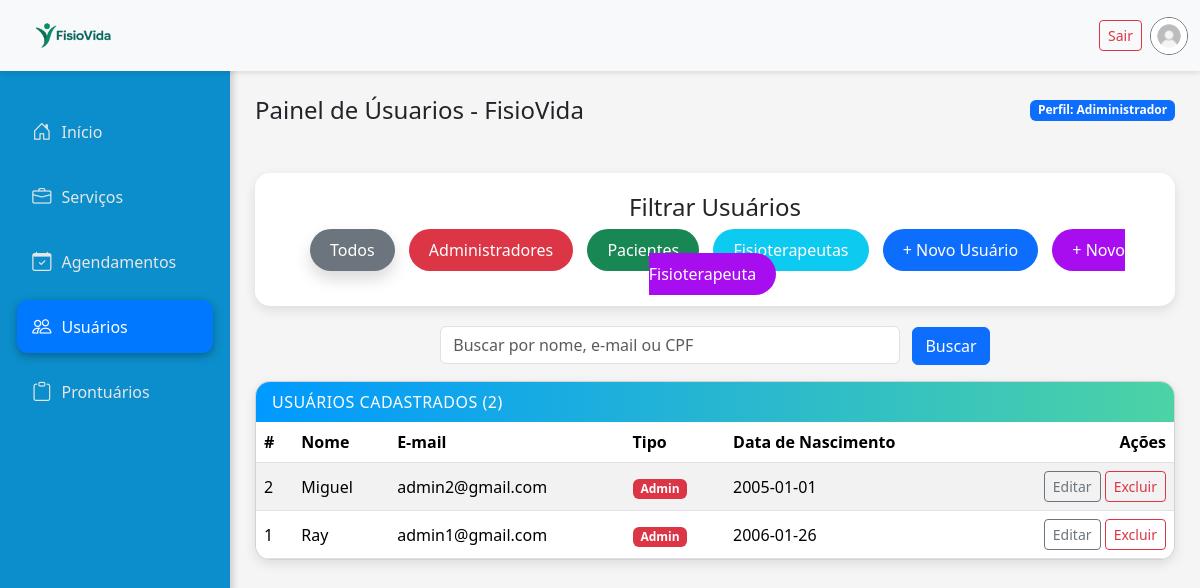
/admin/usuarios.php, run on the app's committed database.
### tables this page shows
CREATE TABLE usuario (
    id INT PRIMARY KEY AUTO_INCREMENT,
    nome VARCHAR(100),
    email VARCHAR(50) UNIQUE,
    senha VARCHAR(100),
    cpf VARCHAR(14) UNIQUE,
    data_nasc DATE,
    telefone VARCHAR(20),
    cep VARCHAR(200),
    sexo ENUM('M','F','Outro'),
    foto VARCHAR(255) DEFAULT '../img/imagem_perfil.JPEG',
    tipo_usuario ENUM('paciente', 'fisioterapeuta', 'admin') NOT NULL
);

### admin/usuarios.php (the view, shortened to what this page needs)
<?php
require_once '../php/db.php';
$qUsuario     = trim($_GET['q_usuario'] ?? '');
$tipoFiltro   = $_GET['tipo'] ?? '';
$page         = max(1, (int)($_GET['page'] ?? 1));
$perPage      = 8;
$userClauses = [];
$userParams  = [];
$userWhereSql = $userClauses ? ('WHERE ' . implode(' AND ', $userClauses)) : '';
$stmt = $pdo->prepare("SELECT COUNT(*) FROM usuario $userWhereSql");
$stmt->execute($userParams);
$totalUsuarios = (int)$stmt->fetchColumn();
$offsetUsuarios = ($page - 1) * $perPage;
$sqlUsuarios = "SELECT id, nome, email, tipo_usuario, data_nasc
                FROM usuario
                $userWhereSql
                ORDER BY id DESC
                LIMIT $perPage OFFSET $offsetUsuarios";
$stmt = $pdo->prepare($sqlUsuarios);
$stmt->execute($userParams);
$usuarios = $stmt->fetchAll();
include __DIR__ . '/partials/header.php';
?>
<!DOCTYPE html>
<html lang="pt-BR">
<head>
</head>
  <div class="d-flex align-items-center justify-content-between mb-3">
    <h2 class="h4 mb-0">Painel de Úsuarios - FisioVida</h2>
    <span class="badge text-bg-primary">Perfil: Adiministrador</span>
  </div>
<div class="mt-5">
  <div class="container-filtro text-center">
    <h4 class="mb-3">Filtrar Usuários</h4>
    <div>
      <a href="?tipo=" class="btn-filtro btn-todos <?= $tipoFiltro==='' ? 'shadow' : '' ?>">Todos</a>
      <a href="?tipo=admin" class="btn-filtro btn-admin <?= $tipoFiltro==='admin' ? 'shadow' : '' ?>">Administradores</a>
      <a href="?tipo=paciente" class="btn-filtro btn-paciente <?= $tipoFiltro==='paciente' ? 'shadow' : '' ?>">Pacientes</a>
      <a href="?tipo=fisioterapeuta" class="btn-filtro btn-fisio <?= $tipoFiltro==='fisioterapeuta' ? 'shadow' : '' ?>">Fisioterapeutas</a>
      <a href="usuario_create.php" class="btn-filtro btn-novo">+ Novo Usuário</a>
      <a href="fisio_create.php" class="btn-filtro btn-novofisio">+ Novo Fisioterapeuta</a>
    </div>
  </div>
  <form method="get" class="mb-3 text-center">
    <input type="text" name="q_usuario" class="form-control d-inline-block w-50"
           placeholder="Buscar por nome, e-mail ou CPF"
           value="<?= htmlspecialchars($qUsuario) ?>">
    <button class="btn btn-primary ms-2">Buscar</button>
  </form>
  <div class="card">
    <div class="card-header">
      Usuários cadastrados (<?= $totalUsuarios ?>)
    </div>
    <div class="card-body p-0">
      <div class="table-responsive">
        <table class="table table-striped table-hover mb-0 align-middle">
          <thead>
            <tr>
              <th>#</th>
              <th>Nome</th>
              <th>E-mail</th>
              <th>Tipo</th>
              <th>Data de Nascimento</th>
              <th class="text-end">Ações</th>
            </tr>
          </thead>
          <tbody>
            <?php foreach ($usuarios as $u): ?>
              <tr>
                <td><?= (int)$u['id'] ?></td>
                <td><?= htmlspecialchars($u['nome']) ?></td>
                <td><?= htmlspecialchars($u['email']) ?></td>
                <td>
                  <span class="badge text-bg-<?= $u['tipo_usuario']==='admin' ? 'danger' : ($u['tipo_usuario']==='fisioterapeuta' ? 'info' : 'secondary') ?>">
                    <?= htmlspecialchars(ucfirst($u['tipo_usuario'])) ?>
                  </span>
                </td>
                <td><?= htmlspecialchars($u['data_nasc']) ?></td>
                <td class="text-end">
                  <a class="btn btn-sm btn-outline-secondary" href="usuario_edit.php?id=<?= (int)$u['id'] ?>">Editar</a>
                  <form action="usuario_delete.php" method="post" class="d-inline" onsubmit="return confirm('Deseja excluir este usuário?');">
                    <button type="submit" class="btn btn-sm btn-outline-danger">Excluir</button>
                  </form>
                </td>
              </tr>
            <?php endforeach; ?>
          </tbody>
        </table>
      </div>
    </div>
  </div>
</div>
<?php include __DIR__ . '/partials/footer.php'; ?>
</body>
</html>

### admin/partials/header.php (shortened to what this page needs)
<?php
$idUsuario = $_SESSION['usuario_id'];
$stmt = $pdo->prepare("SELECT nome, email, cpf, data_nasc, telefone, cep, sexo, tipo_usuario
                       FROM usuario WHERE id = ?");
$stmt->execute([$idUsuario]);
$usuario = $stmt->fetch(PDO::FETCH_ASSOC);
?>
<!DOCTYPE html>
<html lang="pt-br" data-bs-theme="light">
<head>
  <link href="https://cdn.jsdelivr.net/npm/bootstrap@5.3.3/dist/css/bootstrap.min.css" rel="stylesheet">
  <link href="https://cdn.jsdelivr.net/npm/bootstrap-icons@1.11.3/font/bootstrap-icons.css" rel="stylesheet">
</head>
<body>
<nav class="navbar navbar-expand-md bg-light sticky-top">
  <div class="container-fluid d-flex justify-content-between align-items-center" style="height: 55px;">
    <a href="admin.php" class="navbar-brand">
      <img src="../img/Fisiovida logo.png" alt="imagemfisiovida" width="120" height="78">
    </a>
    <div class="collapse navbar-collapse justify-content-end" id="menunavbar">
      <ul class="navbar-nav ms-auto d-flex align-items-center">
        <li class="nav-item me-2">
          <a class="btn btn-outline-danger btn-sm" href="../php/logout.php">Sair</a>
        </li>
        <li class="nav-item">
          <button class="btn p-0 border-0 bg-transparent" id="profileBtn" title="Perfil">
            <img
              src="<?php echo htmlspecialchars($_SESSION['foto_perfil'] ?? ($usuario['foto'] ?? '../img/imagem_perfil.JPEG')); ?>"
              alt="Foto de perfil"
              class="rounded-circle border border-secondary"
              width="38"
              height="38"
              style="object-fit: cover;"
            >
          </button>
        </li>
      </ul>
    </div>
  </div>
</nav>
<div id="sidebar">
  <a href="admin.php" class="nav-link <?php echo (basename($_SERVER['PHP_SELF']) == 'admin.php') ? 'active' : ''; ?>"><i class="bi bi-house-door"></i> Início</a>
  <a href="servicos.php" class="nav-link <?php echo (basename($_SERVER['PHP_SELF']) == 'servicos.php') ? 'active' : ''; ?>"><i class="bi bi-briefcase"></i> Serviços</a>
  <a href="agendamentos.php" class="nav-link <?php echo (basename($_SERVER['PHP_SELF']) == 'agendamentos.php') ? 'active' : ''; ?>"><i class="bi bi-calendar-check"></i> Agendamentos</a>
  <a href="usuarios.php" class="nav-link <?php echo (basename($_SERVER['PHP_SELF']) == 'usuarios.php') ? 'active' : ''; ?>"><i class="bi bi-people"></i> Usuários</a>
  <a href="prontuario.php" class="nav-link <?php echo (basename($_SERVER['PHP_SELF']) == 'prontuario.php') ? 'active' : ''; ?>"><i class="bi bi-clipboard"></i> Prontuários</a>
</div>
<div id="main-content">

### admin/partials/footer.php (shortened to what this page needs)
  </div>
<div aria-live="polite" aria-atomic="true" class="position-relative">
  <div id="toastArea" class="toast-container position-fixed top-0 end-0 p-3" style="z-index: 1080;"></div>
</div>
</body>
</html>

### admin/partials/header.php (style rules this page uses)
body { background-color: whitesmoke; min-height: 100vh; background-attachment: fixed; background-repeat: no-repeat; background-size: cover; }
#sidebar { width: 230px; background: #0b8ecb; height: 100vh; position: fixed; top: 0; left: 0; padding-top: 100px; display: flex; flex-direction: column; align-items: center; box-shadow: 2px 0 8px rgba(0, 0, 0, 0.2); z-index: 1000; }
#sidebar .nav-link { width: 85%; color: #e6e6e6; padding: 12px 15px; margin: 6px 0; border-radius: 10px; font-weight: normal; display: flex; align-items: center; gap: 10px; transition: all 0.3s ease; }
#sidebar .nav-link i { font-size: 1.2rem; }
#sidebar .nav-link.active { background-color: #0078ff; color: #fff; box-shadow: 0 3px 8px rgba(0, 0, 0, 0.3); }
#main-content { margin-left: 230px; padding: 25px; min-height: 100vh; transition: margin-left 0.3s ease; }
.navbar { z-index: 1100; box-shadow: 0 2px 5px rgba(0,0,0,0.1); }

### admin/usuarios.php (style rules this page uses)
.container-filtro { background: #fff; border-radius: 15px; padding: 20px; box-shadow: 0 4px 12px rgba(0,0,0,0.1); margin-bottom: 20px; }
.btn-filtro { border: none; color: #fff; padding: 10px 20px; margin: 5px; border-radius: 25px; font-weight: 500; transition: all 0.3s ease; }
.btn-todos { background-color: #6c757d; }
.btn-admin { background-color: #dc3545; }
.btn-paciente { background-color: #198754; }
.btn-fisio { background-color: #0dcaf0; }
.btn-novo { background-color: #0d6efd; }
.btn-novofisio { background-color: #a80df0ff; }
.table thead { background-color: #f8f9fa; }
.card { border-radius: 15px; box-shadow: 0 4px 12px rgba(0,0,0,0.1); overflow: hidden; }
.card-header { background: linear-gradient(90deg, #0099ff, #4cd3a5); color: white; font-weight: 500; font-size: 1rem; border-bottom: none; text-transform: uppercase; letter-spacing: 0.5px; }
.btn-filtro, .btn-filtro:hover, .btn-filtro:focus, .btn-filtro:active { text-decoration: none; }
a { text-decoration: none; }

### data on the page
usuario: id "2", nome "Miguel", email "admin2@gmail.com", tipo_usuario "Admin", data_nasc "2005-01-01"
usuario: id "1", nome "Ray", email "admin1@gmail.com", tipo_usuario "Admin", data_nasc "2006-01-26"

### other printed values
$totalUsuarios "2"
